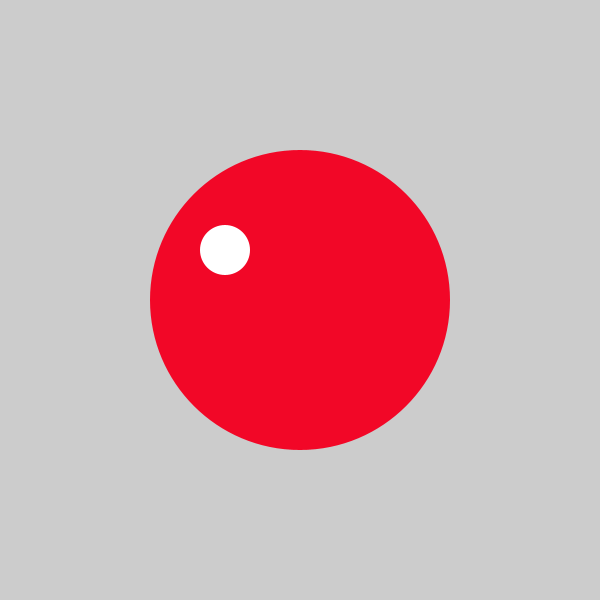
Frame 1 (no input)
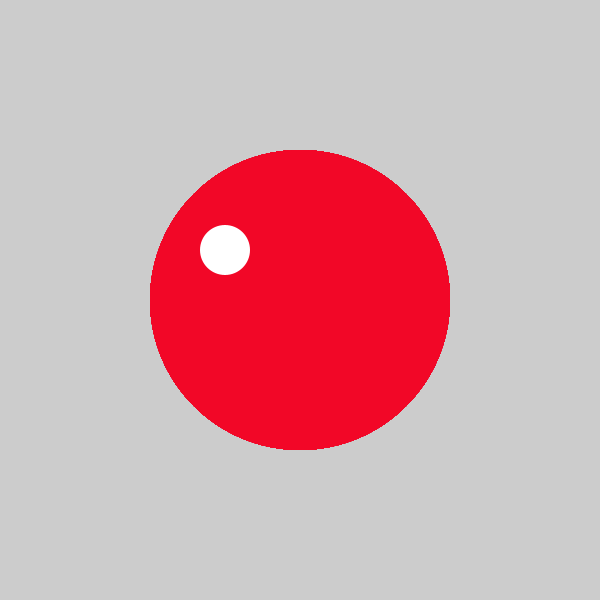
Frame 60 (the mouse pressed at the canvas centre just before this capture)
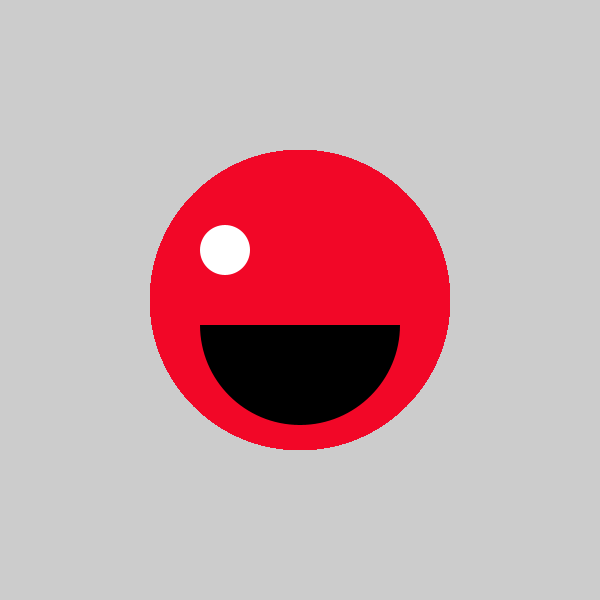
Frame 120 (the mouse held since frame 60 and released just before this capture)

The Processing sketch that drew these frames (run headless with seeded random() and noise(); from frame 60 on, the mouse is pressed at the canvas centre):

// Processing sketch: elmo_java
// ── elmo_java.pde
void setup(){
  size(600,600);
}
void draw(){
fill(#F20727);
noStroke();
//head
ellipse(300,300,300,300);
fill(#ffffff);
ellipse(225,250,50,50);
//mouth
if (mousePressed){
fill(#000000);
arc(300, 325, 200, 200, 0, PI);
}
}
